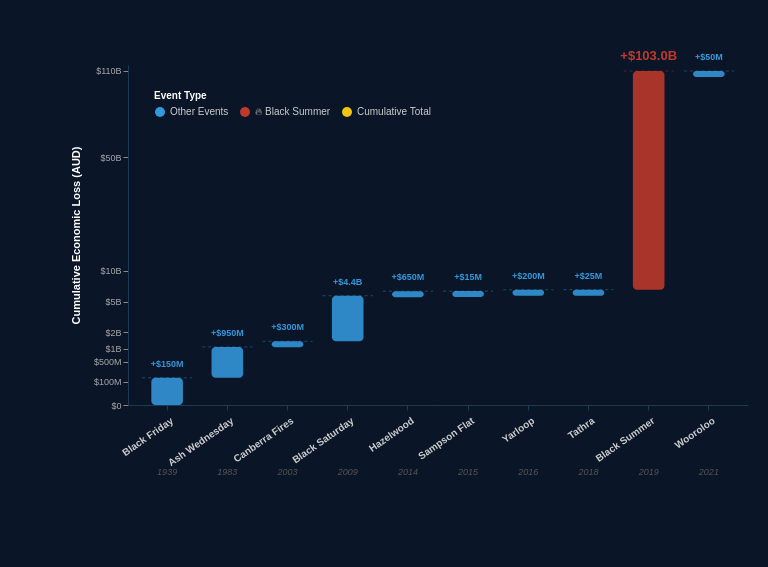

Source (Vega-Lite JSON):
### Vega specification from a JSON file in a GitHub repository (floating-point values rounded to 4 significant figures)
{"$schema": "https://vega.github.io/schema/vega/v5.json", "width": 620, "height": 340, "padding": {"left": 70, "right": 20, "top": 50, "bottom": 90}, "background": "#0a1628", "data": [{"name": "source", "values": [{"event": "Black Friday", "year": "1939", "loss": 150, "prev": 0, "end": 150, "type": "add"}, {"event": "Ash Wednesday", "year": "1983", "loss": 950, "prev": 150, "end": 1100, "type": "add"}, {"event": "Canberra Fires", "year": "2003", "loss": 300, "prev": 1100, "end": 1400, "type": "add"}, {"event": "Black Saturday", "year": "2009", "loss": 4400, "prev": 1400, "end": 5800, "type": "add"}, {"event": "Hazelwood", "year": "2014", "loss": 650, "prev": 5800, "end": 6450, "type": "add"}, {"event": "Sampson Flat", "year": "2015", "loss": 15, "prev": 6450, "end": 6465, "type": "add"}, {"event": "Yarloop", "year": "2016", "loss": 200, "prev": 6465, "end": 6665, "type": "add"}, {"event": "Tathra", "year": "2018", "loss": 25, "prev": 6665, "end": 6690, "type": "add"}, {"event": "Black Summer", "year": "2019", "loss": 103000, "prev": 6690, "end": 109690, "type": "extreme"}, {"event": "Wooroloo", "year": "2021", "loss": 50, "prev": 109690, "end": 109740, "type": "add"}]}], "signals": [{"name": "barWidth", "update": "bandwidth('x') * 0.75"}], "scales": [{"name": "x", "type": "band", "domain": {"data": "source", "field": "event"}, "range": "width", "padding": 0.3}, {"name": "y", "type": "pow", "exponent": 0.38, "domain": [0, 115000], "range": [{"signal": "height"}, 0]}, {"name": "color", "type": "ordinal", "domain": ["add", "extreme", "total"], "range": ["#3498DB", "#C0392B", "#F1C40F"]}], "axes": [{"orient": "bottom", "scale": "x", "labelColor": "#cccccc", "labelFontSize": 10, "labelFontWeight": "bold", "domainColor": "#1e3a55", "tickColor": "#1e3a55", "encode": {"labels": {"update": {"angle": {"value": -35}, "align": {"value": "right"}, "dy": {"value": 4}}}}}, {"orient": "left", "scale": "y", "labelColor": "#aaaaaa", "labelFontSize": 9, "domainColor": "#1e3a55", "gridColor": "#1e2d45", "gridDash": [3, 3], "title": "Cumulative Economic Loss (AUD)", "titleColor": "#ffffff", "titleFontSize": 11, "titlePadding": 12, "values": [0, 100, 500, 1000, 2000, 5000, 10000, 50000, 110000], "encode": {"labels": {"update": {"text": {"signal": "datum.value === 0 ? '$0' : datum.value >= 1000 ? '$' + (datum.value/1000) + 'B' : '$' + datum.value + 'M'"}}}}}], "marks": [{"type": "rule", "from": {"data": "source"}, "encode": {"enter": {"x": {"scale": "x", "field": "event", "offset": -4}, "x2": {"signal": "scale('x', datum.event) + bandwidth('x') + 4"}, "y": {"scale": "y", "field": "end"}, "stroke": {"scale": "color", "field": "type"}, "strokeWidth": {"value": 1}, "opacity": {"value": 0.4}, "strokeDash": {"value": [3, 3]}}}}, {"type": "rect", "from": {"data": "source"}, "encode": {"enter": {"x": {"signal": "scale('x', datum.event) + (bandwidth('x') - barWidth) / 2"}, "width": {"signal": "barWidth"}, "fill": {"scale": "color", "field": "type"}, "opacity": {"value": 0.88}, "cornerRadius": {"value": 4}, "tooltip": {"signal": "{'Event': datum.event + (datum.year ? ' (' + datum.year + ')' : ''), 'Added Loss': datum.loss >= 1000 ? '$' + format(datum.loss/1000, '.1f') + 'B' : '$' + datum.loss + 'M', 'Running Total': datum.end >= 1000 ? '$' + format(datum.end/1000, '.1f') + 'B' : '$' + datum.end + 'M'}"}}, "update": {"y": {"scale": "y", "field": "end"}, "y2": {"signal": "max(scale('y', datum.prev), scale('y', datum.end) + 6)"}}, "hover": {"opacity": {"value": 1}, "cursor": {"value": "pointer"}}}}, {"type": "text", "from": {"data": "source"}, "encode": {"enter": {"x": {"signal": "scale('x', datum.event) + bandwidth('x') / 2"}, "align": {"value": "center"}, "fill": {"scale": "color", "field": "type"}, "fontSize": {"signal": "datum.type === 'extreme' ? 13 : datum.type === 'total' ? 12 : 9"}, "fontWeight": {"value": "bold"}, "text": {"signal": "datum.loss >= 1000 ? '+$' + format(datum.loss/1000, '.1f') + 'B' : '+$' + datum.loss + 'M'"}}, "update": {"y": {"scale": "y", "field": "end", "offset": -11}}}}, {"type": "text", "from": {"data": "source"}, "encode": {"enter": {"x": {"signal": "scale('x', datum.event) + bandwidth('x') / 2"}, "y": {"signal": "height + 70"}, "align": {"value": "center"}, "fill": {"value": "#555555"}, "fontSize": {"value": 9}, "fontStyle": {"value": "italic"}, "text": {"field": "year"}}}}], "legends": [{"fill": "color", "orient": "top-left", "direction": "horizontal", "labelColor": "#cccccc", "titleColor": "#ffffff", "labelFontSize": 10, "titleFontSize": 10, "title": "Event Type", "padding": 8, "encode": {"labels": {"update": {"text": {"signal": "datum.value === 'add' ? 'Other Events' : datum.value === 'extreme' ? '🔥 Black Summer' : 'Cumulative Total'"}}}}}]}
